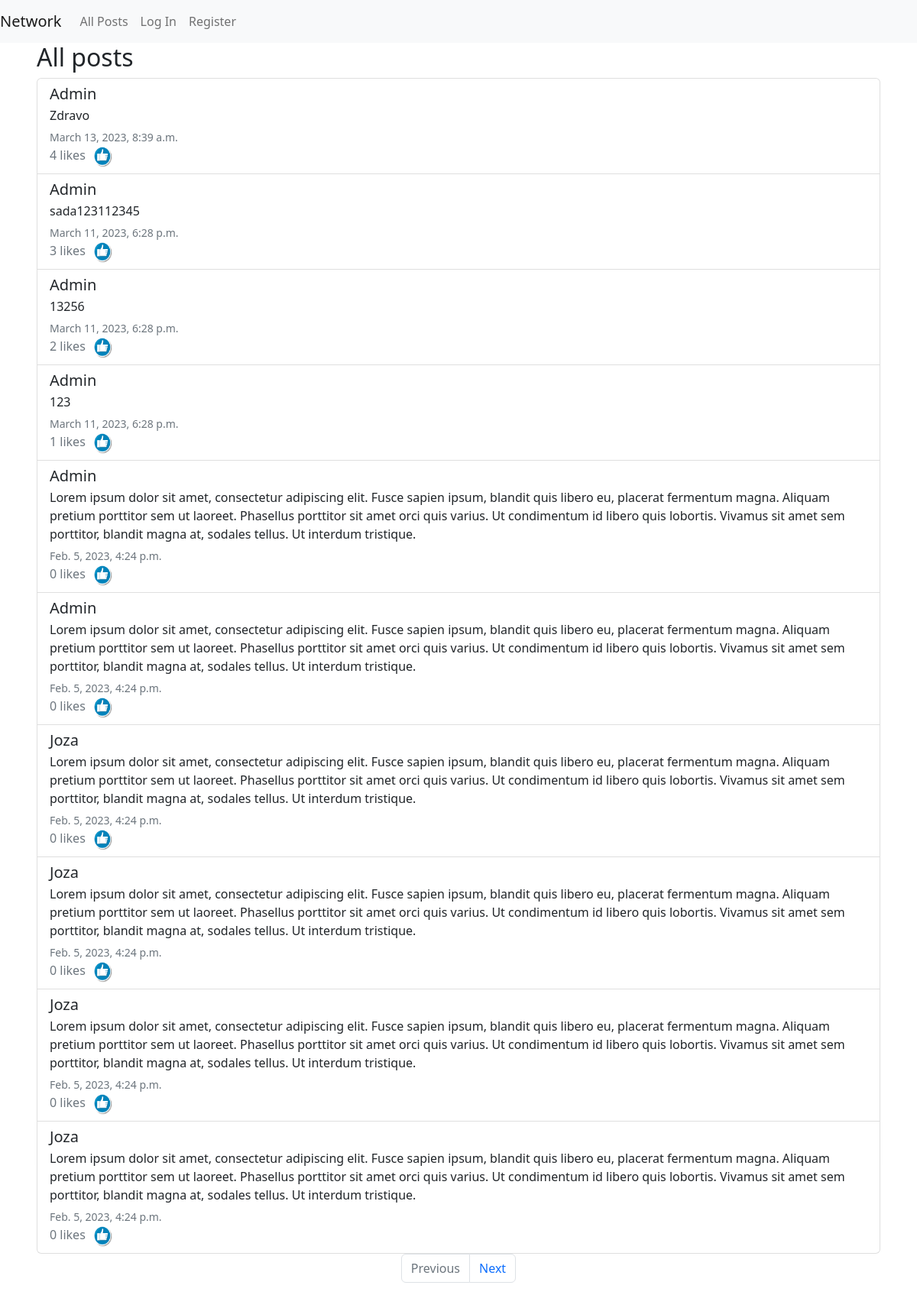
The page / on the database its author committed.
### network/models.py (models this page shows, shortened)
class User(AbstractUser):
    pass

class Post(models.Model):
    author = models.ForeignKey(User, on_delete=models.CASCADE, blank=True, related_name="author")
    content = models.CharField(max_length=280)
    date = models.DateTimeField(auto_now_add=True)
    likes = models.IntegerField(default=0)

### network/views.py (the view)
# urls.py: path("", views.index, name="index"),
def index(request):
    posts = Post.objects.all()
    posts_data = []
    for post in posts:
        posts_data.append({
            "content": post.content,
            "author": post.author,
            "date": post.date,
            "likes": post.likes,
            "id": post.id
        })
    sorted_posts_data = sorted(posts_data, key=lambda x: x["date"], reverse=True)
    paginator = Paginator(sorted_posts_data, 10)
    page_number = request.GET.get('page')
    posts_page = paginator.get_page(page_number)
    if request.method == "POST":
        content = request.POST["new_post"]
        author = request.user
        post = Post(author=author, content=content)
        post.save()
        posts = Post.objects.all()
        posts_data = []
        for post in posts:
            posts_data.append({
                "content": post.content,
                "author": post.author,
                "date": post.date,
                "likes": post.likes,
                "id": post.id
            })
        sorted_posts_data = sorted(posts_data, key=lambda x: x["date"], reverse=True)
        paginator = Paginator(sorted_posts_data, 10)
        page_number = request.GET.get('page')
        posts_page = paginator.get_page(page_number)
        return render(request, "network/index.html", {
            "posts": posts_page,
            "page_number": page_number
        })
    else:
        return render(request, "network/index.html", {
            "posts": posts_page,
            "page_number": page_number
        })

### network/templates/network/index.html (shortened to what this page needs)
{% extends "network/layout.html" %}
{% load static %}
{% block body %}
    <h2>All posts</h2>
    <ul class="list-group">
        {% for post in posts %}
            <li class="list-group-item list-group-item-action" id="p{{ post.id }}">
                <a href="{% url 'profile_page' post.author.username %}" class="text-decoration-none text-reset"><h5 class="mb-1">{{ post.author.username }}</h5></a>
                <p class="mb-1 post-content">{{ post.content }}</p>
                <small class="text-muted">{{ post.date }}</small>
                <div class="post-likes">
                    <p class="mb-1 text-muted post-likes">{{ post.likes }} likes</p>
                    <img src="{% static 'network/like.jpg' %}" alt="like-btn" class="like-img" role="button">
                </div>
            </li>
        {% endfor %}
    </ul>
    {% if posts.has_other_pages %}
        <ul class="pagination justify-content-center">
            {% if posts.has_previous %}
                <li class="page-item"><a href="?page={{ posts.previous_page_number }}" class="page-link">Previous</a></li>
            {% else %}
                <li class="page-item disabled"><a class="page-link">Previous</a></li>
            {% endif %}
            {% if posts.has_next %}
                <li class="page-item"><a href="?page={{ posts.next_page_number }}" class="page-link">Next</a></li>
            {% else %}
                <li class="page-item disabled"><a class="page-link">Next</a></li>
            {% endif %}
        </ul>
    {% endif %}
{% endblock %}

### network/static/network/styles.css (style rules this page uses)
.post-likes { display: flex; flex-direction: row; gap: 10px; }
.like-img { width: 25px; height: auto; }

### rows shown on the page
User: author.username "Admin", content "Zdravo", date "March 13, 2023, 8:39 a.m.", likes "4", content "sada123112345", date "March 11, 2023, 6:28 p.m.", likes "3", content "13256", likes "2", content "123", likes "1", content "Lorem ipsum dolor sit amet, consectetur adipiscing elit. Fusce sapien ipsum, blandit quis libero eu, placerat fermentum magna. Aliquam pretium porttitor sem ut laoreet. Phasellus porttitor sit amet orci quis varius. Ut condimentum id libero quis lobortis. Vivamus sit amet sem porttitor, blandit magna at, sodales tellus. Ut interdum tristique.", date "Feb. 5, 2023, 4:24 p.m.", likes "0"
User: author.username "Joza", content "Lorem ipsum dolor sit amet, consectetur adipiscing elit. Fusce sapien ipsum, blandit quis libero eu, placerat fermentum magna. Aliquam pretium porttitor sem ut laoreet. Phasellus porttitor sit amet orci quis varius. Ut condimentum id libero quis lobortis. Vivamus sit amet sem porttitor, blandit magna at, sodales tellus. Ut interdum tristique.", date "Feb. 5, 2023, 4:24 p.m.", likes "0"
